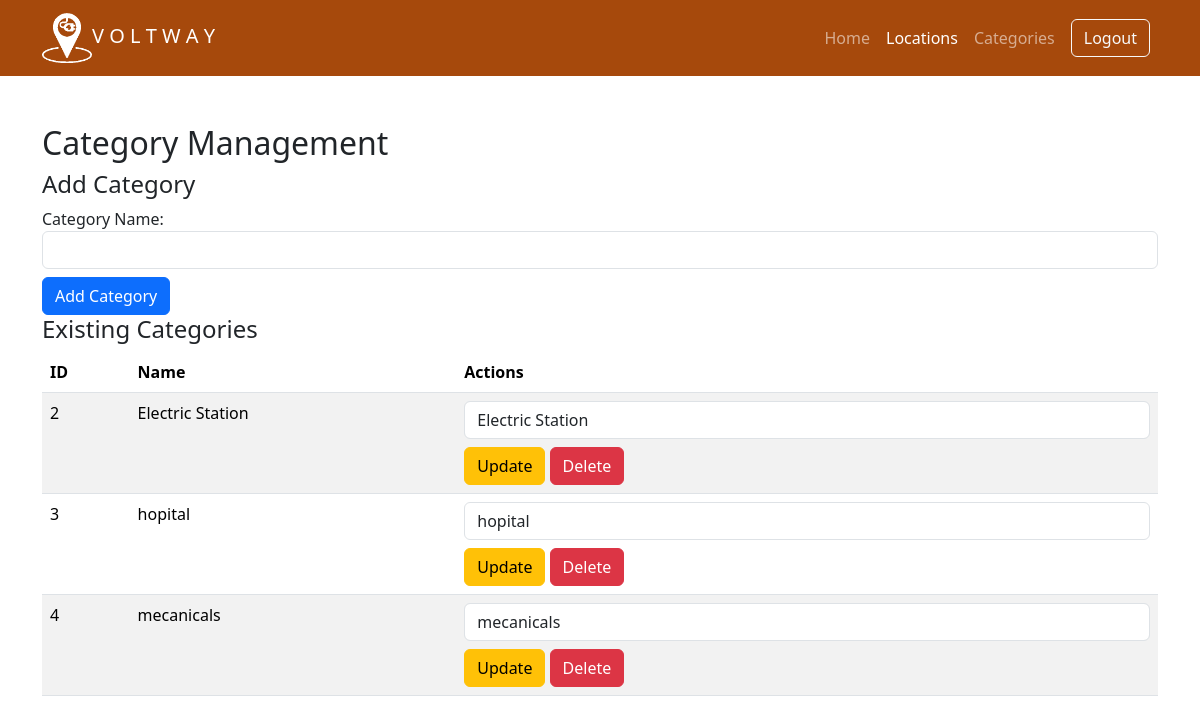
Screenshot of /admin/categories.php (signed in) with the database file from the repository.
### tables this page shows
CREATE TABLE `categories` (
  `id` int(11) NOT NULL,
  `name` varchar(255) NOT NULL
);

### admin/categories.php (the view, shortened to what this page needs)
<?php
include '../db.php';
function getCategories() {
    global $conn;
    $sql = "SELECT * FROM categories";
    $result = $conn->query($sql);
    $categories = [];
    while ($row = $result->fetch_assoc()) {
        $categories[] = $row;
    }
    return $categories;
}
$categories = getCategories();
?>
<!DOCTYPE html>
<html lang="en">
<head>
    <link href="https://cdn.jsdelivr.net/npm/bootstrap@5.3.0/dist/css/bootstrap.min.css" rel="stylesheet" />
    <link rel="stylesheet" href="../css/bootstrap.min.css" />
    <link rel="stylesheet" href="../style.css" />
</head>
<body>
    <nav class="navbar navbar-expand-lg navbar-dark" style="background-color: #a6490c">
        <div class="container-fluid container">
            <a class="navbar-brand" href="#"><img src="../img/fav-icon-white.png" width="50" height="50" alt=""
                    srcset="" /><span class="bold">V O L T W A Y</span></a>
            <div class="collapse navbar-collapse" id="navbarNav">
                <ul class="navbar-nav ms-auto align-items-center">
                    <li class="nav-item">
                        <a class="nav-link " href="../index.php">Home</a>
                    </li>
                    <li class="nav-item">
                        <a class="nav-link active" aria-current="page" href="index.php">Locations</a>
                    </li>
                    <li class="nav-item">
                        <a class="nav-link" href="categories.php">Categories</a>
                    </li>
                    <li class="nav-item"><a class="nav-link" href="logout.php">
                            <div class="btn btn-outline-light">Logout</div>
                        </a></li>
                </ul>
            </div>
        </div>
    </nav>
    <div class="container mt-5">
        <h2>Category Management</h2>
        <div>
            <h4>Add Category</h4>
            <form method="POST" action="">
                <div class="form-group">
                    <label for="name">Category Name:</label>
                    <input type="text" class="form-control" id="name" name="name" required>
                    <button type="submit" class="btn btn-primary mt-2" name="add">Add Category</button>
                </div>
            </form>
        </div>
        <div>
            <h4>Existing Categories</h4>
            <table class="table table-striped">
                <thead>
                    <tr>
                        <th>ID</th>
                        <th>Name</th>
                        <th>Actions</th>
                    </tr>
                </thead>
                <tbody>
                    <?php foreach ($categories as $category): ?>
                    <tr>
                        <td><?php echo htmlspecialchars($category['id']); ?></td>
                        <td><?php echo htmlspecialchars($category['name']); ?></td>
                        <td>
                            <form method="POST" action="">
                                <input type="text" class="form-control mb-2" name="name"
                                    value="<?php echo htmlspecialchars($category['name']); ?>" required>
                                <button type="submit" class="btn btn-warning" name="update">Update</button>
                                <a href="?delete=<?php echo $category['id']; ?>" class="btn btn-danger"
                                    onclick="return confirm('Are you sure you want to delete this category?');">Delete</a>
                            </form>
                        </td>
                    </tr>
                    <?php endforeach; ?>
                </tbody>
            </table>
        </div>
    </div>
</body>
</html>

### style.css (style rules this page uses)
html, body, #map { height: 100%; margin: 0; padding: 0; }

### rows the page displays
categories: id "2", name "Electric Station"
categories: id "3", name "hopital"
categories: id "4", name "mecanicals"
